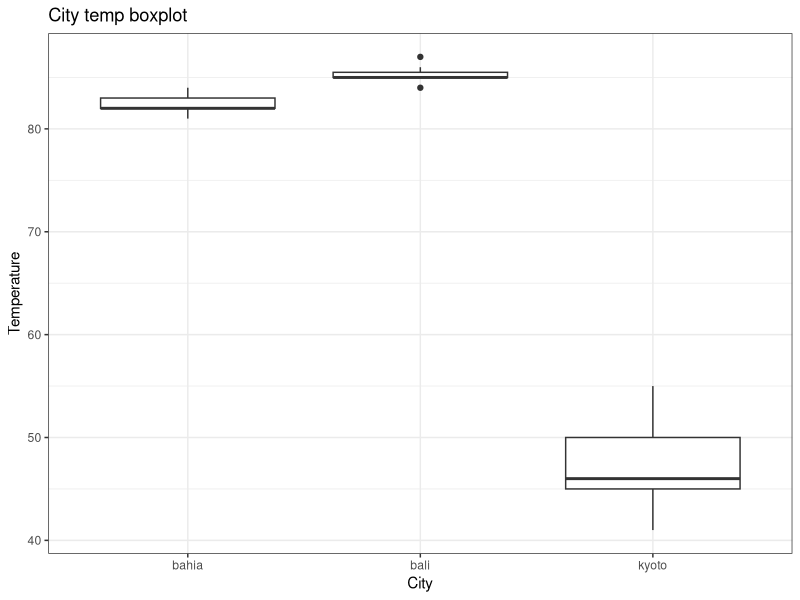

R code for this plot:
## ---- chunk 1
test_variable <- 2 + 6
test_variable
## ---- chunk 2
# Create your variable here
kyoto_temps_f <- c(45,41,45,46,50,55,50)

## ---- chunk 3
# Write your function here
F_to_C <- function(fahrenheit) {
  return((fahrenheit - 32) * (5/9))
}

#testing 
F_to_C(0)
F_to_C(100)
F_to_C(69)

## ---- chunk 4
# Apply your function to temps_f here
temps_c <- c(F_to_C(kyoto_temps_f))
print(kyoto_temps_f)
print(temps_c)

## ---- chunk 5
# Write your function here

is_nice_weather <- function(temp_list) {
  day_counter <- 0
  for(temp in temp_list) {
    if (temp > 60) {
      day_counter <- day_counter + 1
    }
  }
  return(day_counter > length(temp_list)/2 )
}

#testing
is_nice_weather(kyoto_temps_f)

## ---- chunk 6
# Create your list here
possible_destinations <- list(kyoto = kyoto_temps_f, bali = c(86,84,85,85,85,85,87), bahia = c(81,82,82,82,82,84,84))
possible_destinations

## ---- chunk 7
# Apply your function to your list
nice_cities <- lapply(possible_destinations, is_nice_weather)
nice_cities
## ---- chunk 8
# Create your boxplot visualization.
library(ggplot2)

#create data fram to store data for ggplot2
city_tempsdf <- data.frame(
  City = rep(names(possible_destinations), sapply(possible_destinations, length)), 
  Temperature = unlist(possible_destinations)
)

# create boxplot using ggplot 2
ggplot(city_tempsdf, aes(x = City, y = Temperature)) + geom_boxplot() +
  labs(
    title = "City temp boxplot",
    x = "City",
    y = "Temperature"
  ) +
  theme_bw()

## ---- chunk 9

